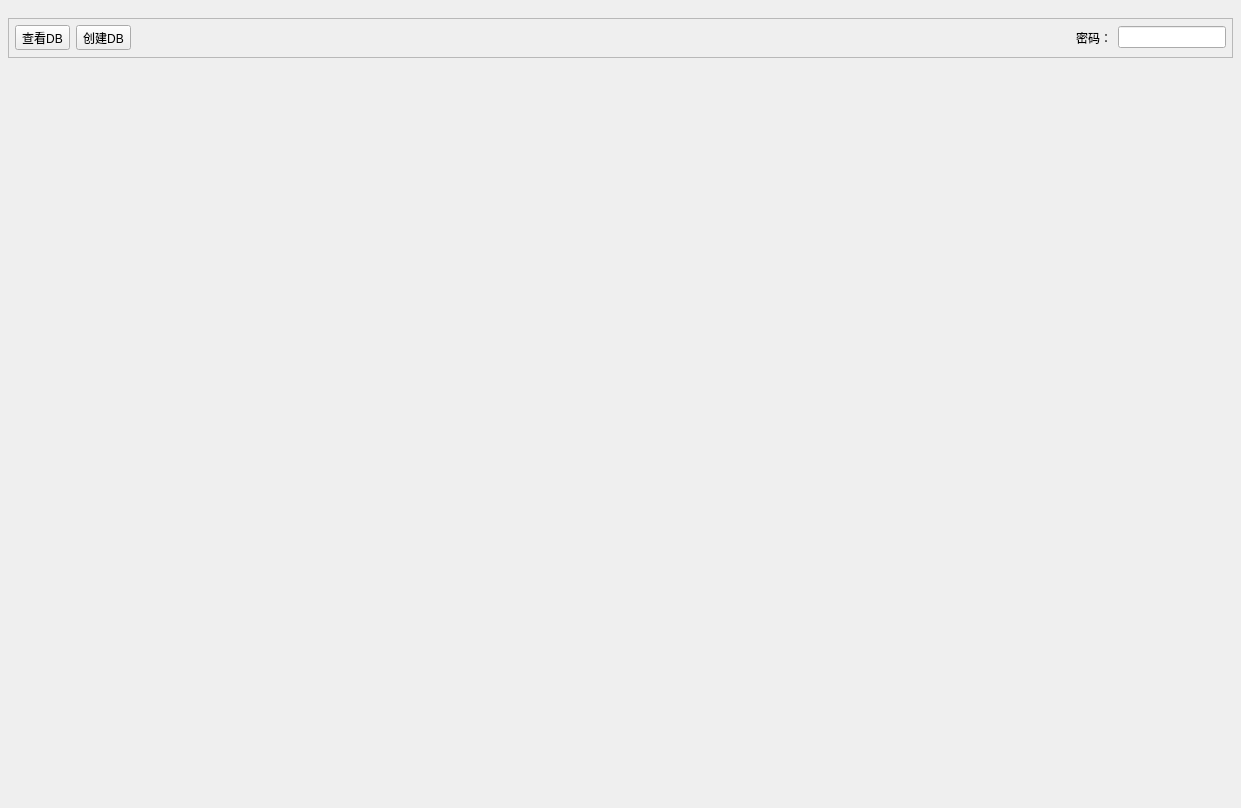
<?xml version="1.0" encoding="UTF-8"?>
<ui version="4.0">
 <class>sqlitestudio</class>
 <widget class="QMainWindow" name="sqlitestudio">
  <property name="geometry">
   <rect>
    <x>0</x>
    <y>0</y>
    <width>1241</width>
    <height>808</height>
   </rect>
  </property>
  <property name="windowTitle">
   <string>sqlitestudio</string>
  </property>
  <widget class="QWidget" name="centralwidget">
   <layout class="QGridLayout" name="gridLayout">
    <property name="leftMargin">
     <number>8</number>
    </property>
    <property name="topMargin">
     <number>0</number>
    </property>
    <property name="rightMargin">
     <number>8</number>
    </property>
    <property name="bottomMargin">
     <number>8</number>
    </property>
    <property name="spacing">
     <number>8</number>
    </property>
    <item row="0" column="0">
     <widget class="QFrame" name="frame">
      <property name="sizePolicy">
       <sizepolicy hsizetype="Preferred" vsizetype="Expanding">
        <horstretch>0</horstretch>
        <verstretch>0</verstretch>
       </sizepolicy>
      </property>
      <property name="minimumSize">
       <size>
        <width>0</width>
        <height>40</height>
       </size>
      </property>
      <property name="maximumSize">
       <size>
        <width>16777215</width>
        <height>4</height>
       </size>
      </property>
      <property name="frameShape">
       <enum>QFrame::StyledPanel</enum>
      </property>
      <property name="frameShadow">
       <enum>QFrame::Raised</enum>
      </property>
      <layout class="QGridLayout" name="gridLayout_2">
       <property name="leftMargin">
        <number>6</number>
       </property>
       <property name="topMargin">
        <number>0</number>
       </property>
       <property name="rightMargin">
        <number>6</number>
       </property>
       <property name="bottomMargin">
        <number>0</number>
       </property>
       <property name="spacing">
        <number>6</number>
       </property>
       <item row="0" column="0">
        <widget class="QToolButton" name="btnSeeDB">
         <property name="sizePolicy">
          <sizepolicy hsizetype="Preferred" vsizetype="Preferred">
           <horstretch>0</horstretch>
           <verstretch>0</verstretch>
          </sizepolicy>
         </property>
         <property name="text">
          <string>查看DB</string>
         </property>
        </widget>
       </item>
       <item row="0" column="1">
        <widget class="QToolButton" name="btnCreateDB">
         <property name="sizePolicy">
          <sizepolicy hsizetype="Preferred" vsizetype="Preferred">
           <horstretch>0</horstretch>
           <verstretch>0</verstretch>
          </sizepolicy>
         </property>
         <property name="text">
          <string>创建DB</string>
         </property>
        </widget>
       </item>
       <item row="0" column="2">
        <spacer name="horizontalSpacer">
         <property name="orientation">
          <enum>Qt::Horizontal</enum>
         </property>
         <property name="sizeHint" stdset="0">
          <size>
           <width>605</width>
           <height>20</height>
          </size>
         </property>
        </spacer>
       </item>
       <item row="0" column="3">
        <widget class="QLabel" name="lbPassword">
         <property name="text">
          <string>密码：</string>
         </property>
        </widget>
       </item>
       <item row="0" column="4">
        <widget class="QLineEdit" name="edPassword">
         <property name="sizePolicy">
          <sizepolicy hsizetype="Preferred" vsizetype="Fixed">
           <horstretch>0</horstretch>
           <verstretch>0</verstretch>
          </sizepolicy>
         </property>
        </widget>
       </item>
      </layout>
     </widget>
    </item>
    <item row="1" column="0">
     <widget class="QStackedWidget" name="stackedWidget">
      <property name="sizePolicy">
       <sizepolicy hsizetype="Expanding" vsizetype="Preferred">
        <horstretch>0</horstretch>
        <verstretch>0</verstretch>
       </sizepolicy>
      </property>
      <property name="currentIndex">
       <number>1</number>
      </property>
      <widget class="QWidget" name="page"/>
      <widget class="QWidget" name="page_2"/>
     </widget>
    </item>
   </layout>
  </widget>
 </widget>
 <resources/>
 <connections/>
</ui>
